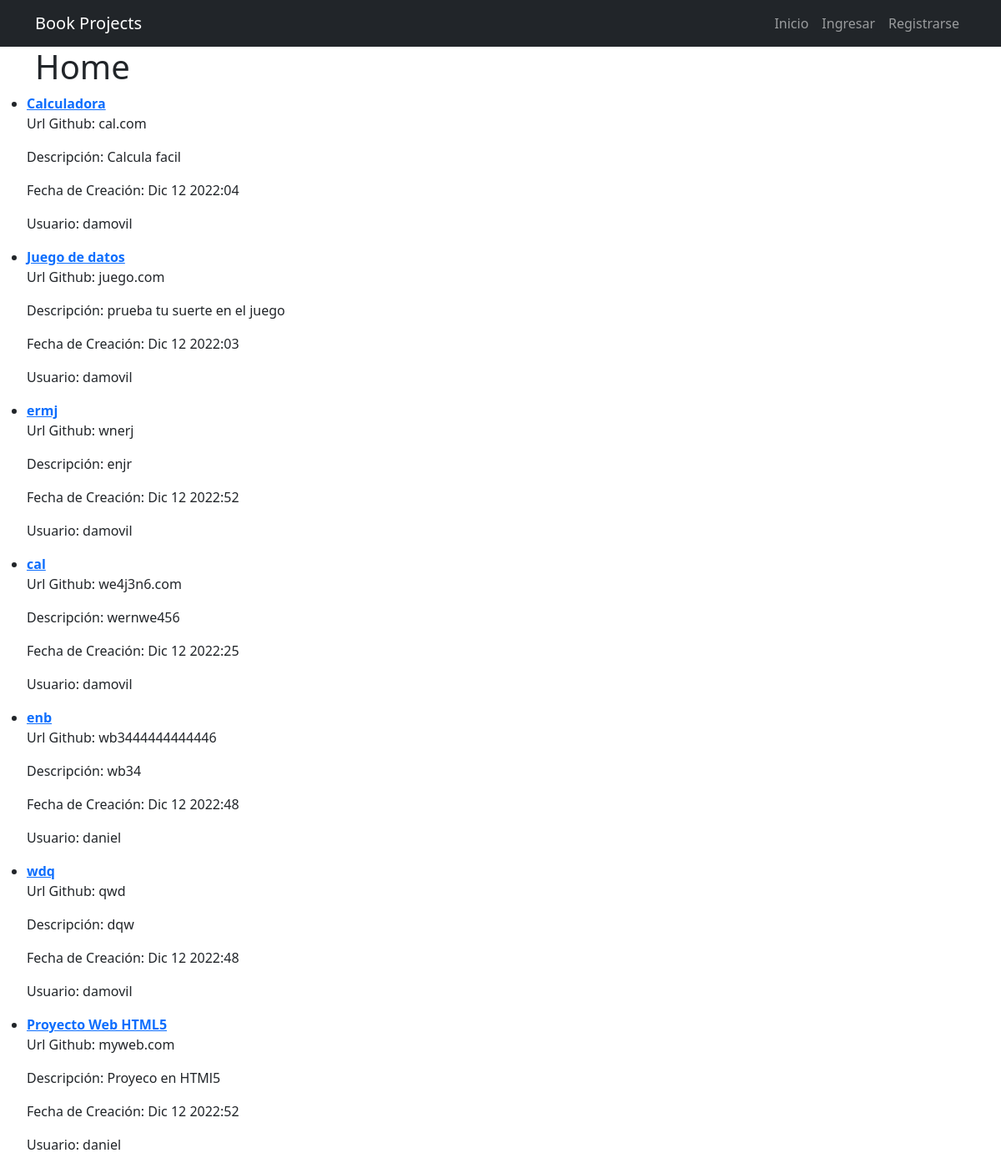
The page / on the database its author committed.
### project/models.py (models this page shows)
class Project(models.Model):
    photo = models.CharField(max_length=200)
    title = models.CharField(max_length=200)
    description = models.TextField(blank=True)
    url_github = models.CharField(max_length=200)
    created = models.DateTimeField(auto_now_add=True)
    last_change = models.DateTimeField(null=True, blank=True)
    user = models.ForeignKey(User, on_delete=models.CASCADE)

### project/views.py (the view)
# urls.py: 2. Add a URL to urlpatterns:  path('', Home.as_view(), name='home')
class Home(View):
    template = 'index.html'
    def get(self, request):
        projects = Project.objects.order_by('-created')
        return render(request, self.template, {'projects' : projects})

### project/templates/index.html
{% extends 'base.html' %} {% block content %}
<div class="container">
  <h1>Home</h1>
</div>
<ul>
  {% for project in projects %}
  <li>
    <a href="{#% url 'projects_detail' project.id %}""><strong>{{project.title}}</strong></a>
    <p>Url Github: {{project.url_github}}</p>
    <p>Descripción: {{project.description}}</p>
    <p>Fecha de Creación: {{project.created|date:'M j Y:i'}}</p>
    <p>Usuario: {{project.user}}</p>
  </li>
  {% endfor %}
</ul>
{% endblock %}

### project/templates/base.html (shortened to what this page needs)
<!DOCTYPE html>
<html lang="es">
  <head>
    <link rel="stylesheet" href="https://cdn.jsdelivr.net/npm/bootstrap@5.2.0/dist/css/bootstrap.min.css">
    <link href="https://maxcdn.bootstrapcdn.com/font-awesome/4.3.0/css/font-awesome.min.css" rel="stylesheet">
  </head>
  <body>
    {% include '_navbar.html' %}
    {% block content %}
    {% endblock %}
  </body>
</html>

### project/templates/_navbar.html (shortened to what this page needs)
<nav class="navbar navbar-expand-lg navbar-dark bg-dark">
    <div class="container">
      <a class="navbar-brand" href="/">Book Projects</a>
      <div class="collapse navbar-collapse" id="navbarNav">
        <ul class="navbar-nav ms-auto">
          <li class="nav-item">
            <a href="{% url 'home' %}" class="nav-link">Inicio</a>
          </li>
          {% if user.is_authenticated %}
          <li class="nav-item">
            <a href="{#% url 'tasks_completed' %}" class="nav-link"
              >complted tasks</a
            >
          </li>
          <li class="nav-item">
            <a href="{% url 'profile' %}" class="nav-link">Perfil</a>
          </li>
          <li class="nav-item">
            <a href="{% url 'create_project' %}" class="nav-link">Nuevo Proyecto</a>
          </li>
          <li class="nav-item">
            <a class="nav-link" href="{% url 'signout' %}">Cerrar Sesión</a>
          </li>
          {% else %}
          <li class="nav-item">
            <a href="{% url 'signin' %}" class="nav-link">Ingresar</a>
          </li>
          <li class="nav-item">
            <a href="{% url 'signup' %}" class="nav-link">Registrarse</a>
          </li>
          {% endif %}
        </ul>
      </div>
    </div>
  </nav>

### rows shown on the page
Project: title "Calculadora", url_github "cal.com", description "Calcula facil", created "Dic 12 2022:04", user "damovil"
Project: title "Juego de datos", url_github "juego.com", description "prueba tu suerte en el juego", created "Dic 12 2022:03", user "damovil"
Project: title "ermj", url_github "wnerj", description "enjr", created "Dic 12 2022:52", user "damovil"
Project: title "cal", url_github "we4j3n6.com", description "wernwe456", created "Dic 12 2022:25", user "damovil"
Project: title "enb", url_github "wb3444444444446", description "wb34", created "Dic 12 2022:48", user "daniel"
Project: title "wdq", url_github "qwd", description "dqw", created "Dic 12 2022:48", user "damovil"
Project: title "Proyecto Web HTML5", url_github "myweb.com", description "Proyeco en HTMl5", created "Dic 12 2022:52", user "daniel"
